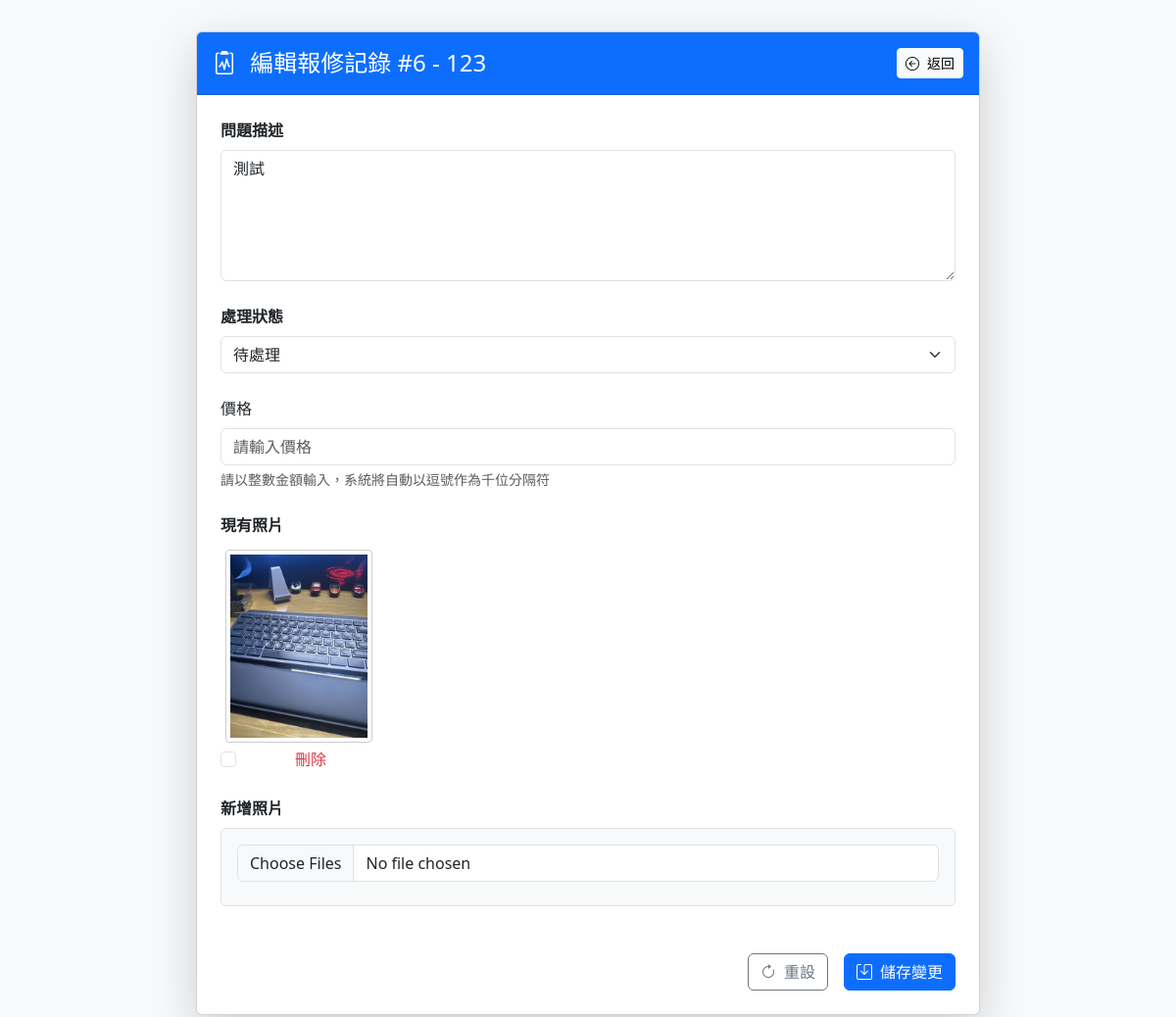
/edit_repair/6 (signed in), run on the app's committed database.
### tables this page shows
CREATE TABLE repairs (
                id INTEGER PRIMARY KEY AUTOINCREMENT,
                customer_id INTEGER NOT NULL,
                description TEXT NOT NULL,
                status TEXT NOT NULL,
                price REAL,
                photo_path TEXT,
                created_at DATETIME DEFAULT (datetime('now', 'localtime')),
                edited_by TEXT,
                FOREIGN KEY (customer_id) REFERENCES customers(id) ON DELETE CASCADE
            );

CREATE TABLE customers (
                id INTEGER PRIMARY KEY AUTOINCREMENT,
                name TEXT NOT NULL,
                camera_remote_url TEXT,
                internal_ip TEXT,
                communication_port TEXT,
                monitoring_credentials TEXT,
                router_password TEXT,
                google_map_url TEXT,
                floor_plan TEXT,
                created_at DATETIME DEFAULT (datetime('now', 'localtime'))
            );

CREATE TABLE repair_photos (
                id INTEGER PRIMARY KEY AUTOINCREMENT,
                repair_id INTEGER NOT NULL,
                photo_path TEXT,
                created_at DATETIME DEFAULT (datetime('now', 'localtime')),
                FOREIGN KEY (repair_id) REFERENCES repairs(id) ON DELETE CASCADE
            );

### app.py (the view, shortened to what this page needs)
@app.route('/edit_repair/<int:repair_id>', methods=['GET','POST'])
@login_required
@require_permission('can_edit_repairs')
def edit_repair(repair_id):
    conn = get_db()
    try:
        repair = conn.execute('''
            SELECT r.*, c.name, c.id AS customer_id
            FROM repairs r
            JOIN customers c ON r.customer_id = c.id
            WHERE r.id=?
        ''', (repair_id,)).fetchone()
        if not repair:
            flash("找不到報修記錄", "danger")
            return redirect(url_for('home'))
        customer = {'name': repair['name'], 'id': repair['customer_id']}
        photos = conn.execute("SELECT * FROM repair_photos WHERE repair_id=?", (repair_id,)).fetchall()
        repair_photos = [dict(p) for p in photos]
        return render_template("edit_repair.html", repair=repair, customer=customer, photos=repair_photos)
    except Exception as e:
        flash("伺服器錯誤: " + str(e), "danger")
        conn.rollback()
        return redirect(url_for('view_repairs', customer_id=repair['customer_id'] if repair else 0))
    finally:
        conn.close()

### app.py (called while the page is built)
def get_db():
    conn = sqlite3.connect('customer.db')
    conn.row_factory = sqlite3.Row
    conn.execute('PRAGMA foreign_keys = ON')
    return conn

def login_required(f):
    @wraps(f)
    def decorated_function(*args, **kwargs):
        if not session.get('user'):
            flash("請先登入", "warning")
            return redirect(url_for('login'))
        return f(*args, **kwargs)
    return decorated_function

def require_permission(permission):
    def decorator(f):
        @wraps(f)
        def wrapped(*args, **kwargs):
            user = session.get('user')
            if not user or user.get(permission) != 1:
                flash("您没有权限进行此操作", "danger")
                return redirect(url_for('home'))
            return f(*args, **kwargs)
        return wrapped
    return decorator

### templates/edit_repair.html (shortened to what this page needs)
<!DOCTYPE html>
<html lang="zh-TW">
<head>
    <link href="https://cdn.jsdelivr.net/npm/bootstrap@5.3.0/dist/css/bootstrap.min.css" rel="stylesheet">
    <link rel="stylesheet" href="https://cdn.jsdelivr.net/npm/bootstrap-icons@1.11.3/font/bootstrap-icons.min.css">
</head>
<body class="bg-light">
    <div class="container mt-4">
         <div class="card shadow-lg">
             <div class="card-header bg-primary text-white py-3">
                 <div class="d-flex justify-content-between align-items-center">
                     <h1 class="card-title h4 mb-0">
                         <i class="bi bi-clipboard2-pulse me-2"></i>
                         編輯報修記錄 #{{ repair.id }} - {{ customer.name }}
                     </h1>
                     <a href="{{ url_for('view_repairs', customer_id=repair.customer_id) }}" class="btn btn-light btn-sm" data-bs-toggle="tooltip" title="返回報修列表">
                         <i class="bi bi-arrow-left-circle me-2"></i>返回
                     </a>
                 </div>
             </div>
             <div class="card-body p-4">
                 <form method="POST" enctype="multipart/form-data" class="needs-validation" novalidate>
                     <div class="mb-4">
                         <label class="form-label fw-bold form-required">問題描述</label>
                         <textarea name="description" class="form-control" rows="5" required minlength="10" maxlength="500" placeholder="請詳細描述問題情況...">{{ repair.description }}</textarea>
                     </div>
                     <div class="mb-4">
                         <label class="form-label fw-bold form-required">處理狀態</label>
                         <select name="status" class="form-select" required>
                             <option value="待處理" {% if repair.status == '待處理' %}selected{% endif %}>待處理</option>
                         </select>
                     </div>
                     <div class="mb-4">
                         <label class="form-label">價格</label>
                         <input type="text" name="price" class="form-control" placeholder="請輸入價格" value="{{ "{:,}".format(repair.price|int) if repair.price is not none else '' }}">
                         <div class="form-text">請以整數金額輸入，系統將自動以逗號作為千位分隔符</div>
                     </div>
                     <div class="mb-4">
                         <label class="form-label fw-bold">現有照片</label>
                         <div class="d-flex flex-wrap">
                             {% if photos %}
                                 {% for photo in photos %}
                                     <div class="me-3 text-center">
                                         <img src="{{ url_for('uploaded_file', filename=photo.photo_path) }}" class="photo-preview img-thumbnail" alt="現有報修照片" onclick="window.open(this.src, '_blank')">
                                         <div class="form-check">
                                             <input class="form-check-input" type="checkbox" name="delete_photo_{{ photo.id }}" id="deletePhoto{{ photo.id }}">
                                             <label class="form-check-label text-danger" for="deletePhoto{{ photo.id }}">刪除</label>
                                         </div>
                                     </div>
                                 {% endfor %}
                             {% else %}
                                 <p class="text-muted">目前無照片</p>
                             {% endif %}
                         </div>
                     </div>
                     <div class="mb-4">
                         <label class="form-label fw-bold">新增照片</label>
                         <div class="file-upload-area border rounded p-3 bg-light">
                             <input type="file" class="form-control" name="photos" accept="image/jpeg, image/png, image/gif" multiple onchange="previewNewImages(event)">
                         </div>
                     </div>
                     <div class="d-flex justify-content-end gap-3 mt-5">
                         <button type="reset" class="btn btn-outline-secondary" onclick="resetForm()">
                             <i class="bi bi-arrow-clockwise me-2"></i>重設
                         </button>
                         <button type="submit" class="btn btn-primary">
                             <i class="bi bi-save me-2"></i>儲存變更
                         </button>
                     </div>
                 </form>
             </div>
         </div>
    </div>
</body>
</html>

### templates/edit_repair.html (style rules this page uses)
.card { max-width: 800px; margin: 2rem auto; }
.photo-preview { max-width: 150px; margin: 5px; border: 1px solid #ccc; border-radius: 0.25rem; cursor: pointer; transition: transform 0.2s; }

### data on the page
repairs: id "6", description "測試", status "待處理"
customers: name "123"
repair_photos: photo_path (picture)
